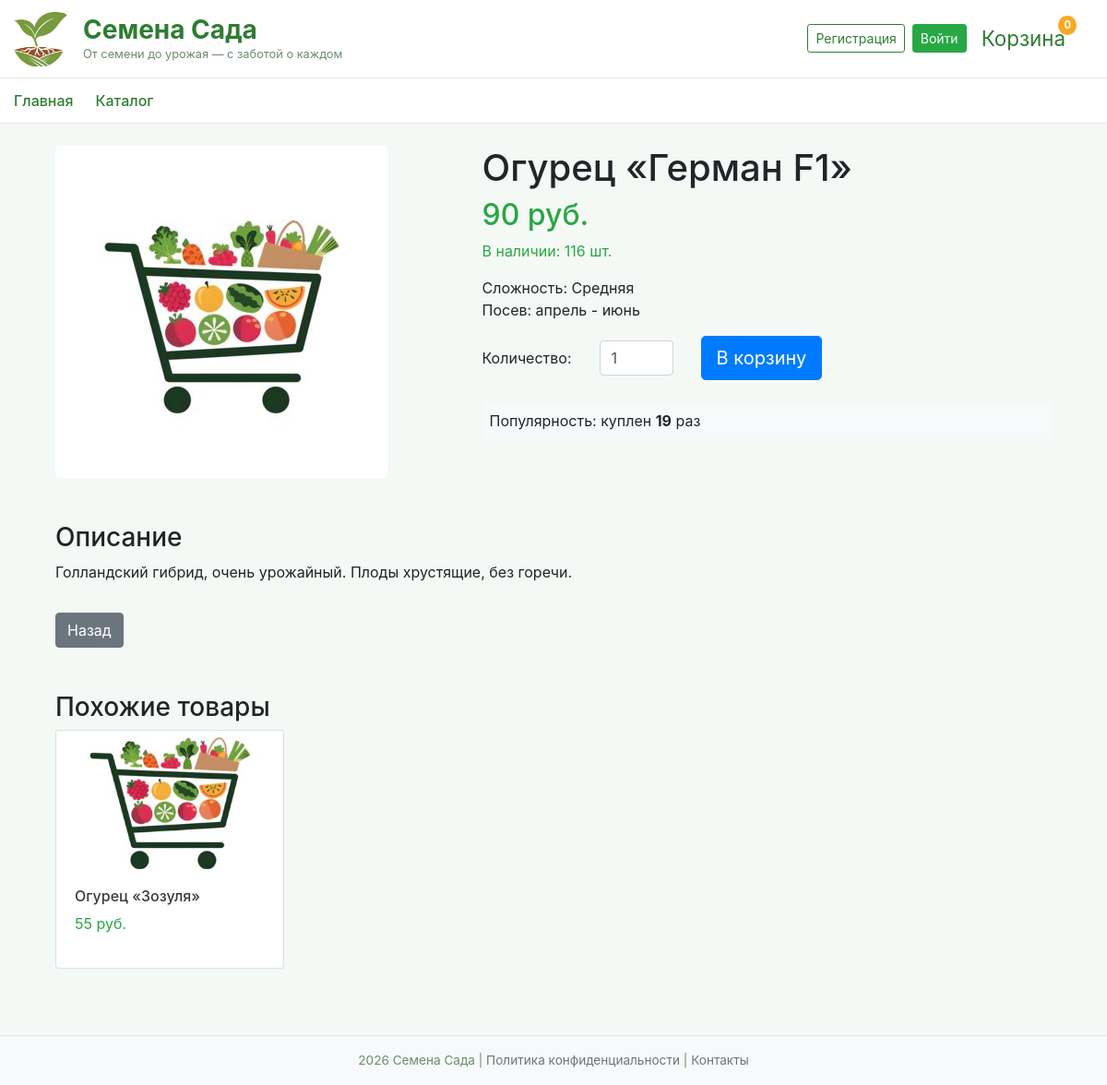
Page /product/6 on the earlier database version.
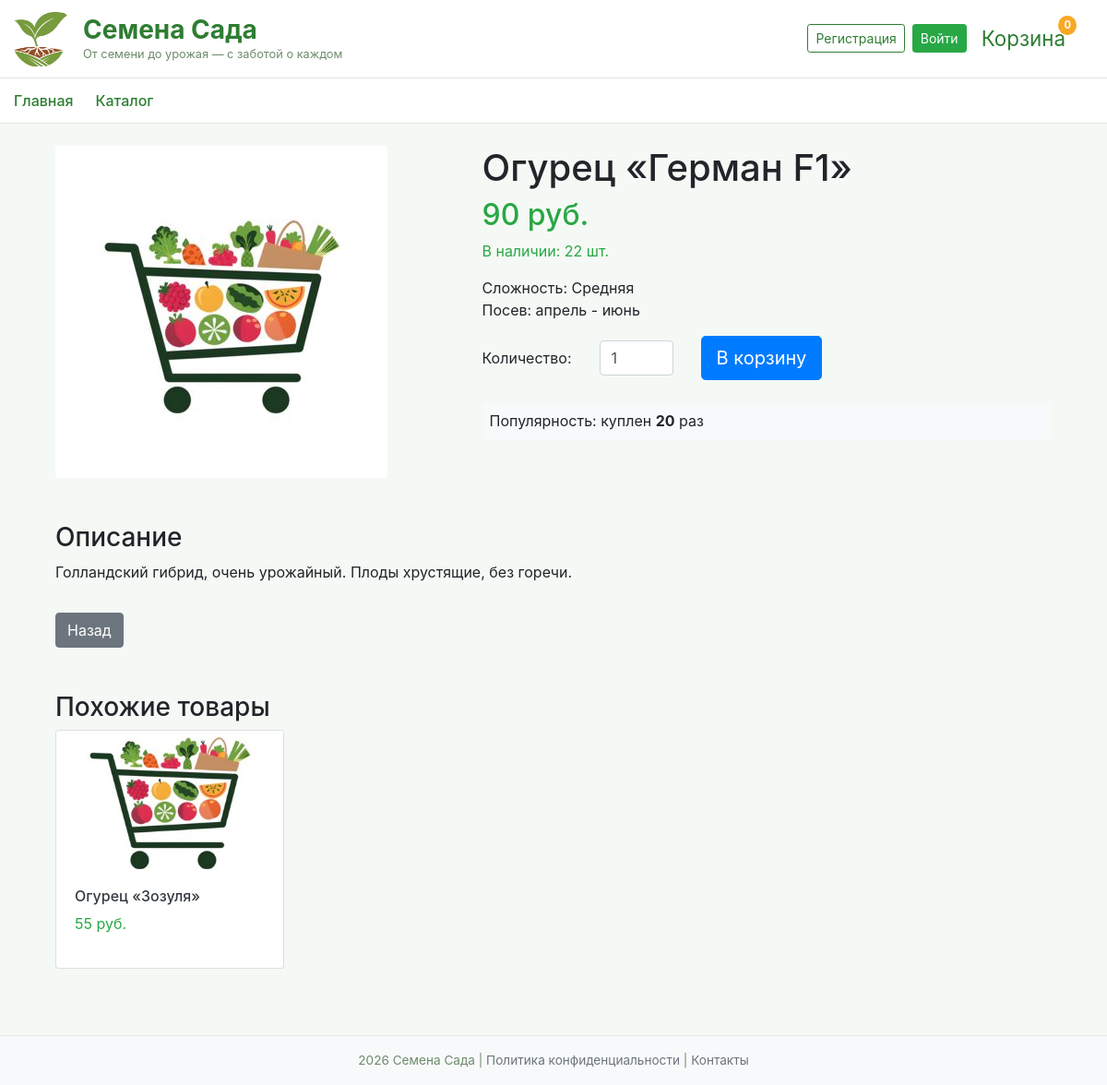
Same page on the later database version.
### data/products.py (models this page shows)
class Product(SqlAlchemyBase, SerializerMixin):
    __tablename__ = 'products'
    serialize_only = ('id', 'name', 'category_id', 'category.name', 'price', 'stock',
                      'image_path', 'description', 'sowing_month_start', 'sowing_month_end',
                      'difficulty', 'modified_date', 'order_items')
    id = sqlalchemy.Column(sqlalchemy.Integer, primary_key=True, autoincrement=True)
    name = sqlalchemy.Column(sqlalchemy.String)
    category_id = sqlalchemy.Column(sqlalchemy.Integer, sqlalchemy.ForeignKey('categories.id'))
    price = sqlalchemy.Column(sqlalchemy.Integer)
    stock = sqlalchemy.Column(sqlalchemy.Integer)
    image_path = sqlalchemy.Column(sqlalchemy.String)
    description = sqlalchemy.Column(sqlalchemy.String)
    sowing_month_start = sqlalchemy.Column(sqlalchemy.Integer)
    sowing_month_end = sqlalchemy.Column(sqlalchemy.Integer)
    difficulty = sqlalchemy.Column(sqlalchemy.String)
    modified_date = sqlalchemy.Column(sqlalchemy.DateTime, default=datetime.datetime.now)
    order_items = orm.relationship("OrderItem", back_populates='product')
    category = orm.relationship("Category")

### main.py (the view)
@app.route('/product/<int:product_id>')
def product_card(product_id):
    with create_session() as db_sess:
        product = db_sess.get(Product, product_id)
        popularity_count = db_sess.query(OrderItem).filter(OrderItem.product_id == product.id).count()
        similar_products = db_sess.query(Product).filter(
            Product.category_id == product.category_id,
            Product.id != product.id).limit(4).all()
    return render_template('product_card.html', title='Карточка товара',
                           product=product, popularity_count=popularity_count, similar_products=similar_products)

### data/db_session.py (called while the page is built)
def create_session() -> Session:
    global __factory
    return __factory()

### main.py (called while the page is built)
@app.context_processor
def cart_count():
    cart = session.get('cart', {})
    count = sum(cart.values())
    return dict(cart_count=count)

### templates/product_card.html (shortened to what this page needs)
{% extends "base.html" %} {% block content %}
<div class="container mt-4">
  <div class="row">
    <div class="col-md-5">
      <img
        src="/{{ product.image_path }}"
        class="img-fluid rounded"
        alt="{{ product.name }}"
      />
    </div>
    <div class="col-md-7">
      <h1>{{ product.name }}</h1>
      <h2 class="text-success">{{ product.price }} руб.</h2>
      {% if product.stock > 0 %}
      <p class="text-success">В наличии: {{ product.stock }} шт.</p>
      {% else %}
      <p class="text-danger">Нет в наличии</p>
      {% endif %}
      <ul class="list-unstyled">
        <li>
          Сложность: {% if product.difficulty == 'easy' %}Лёгкая {% elif
          product.difficulty == 'medium' %}Средняя {% else %}Сложная{% endif %}
        </li>
        <li>
          {% set months = ['январь', 'февраль', 'март', 'апрель', 'май', 'июнь',
          'июль', 'август', 'сентябрь', 'октябрь', 'ноябрь', 'декабрь'] %}
          Посев: {% if product.sowing_month_start and product.sowing_month_end
          %} {{ months[product.sowing_month_start - 1] }} - {{
          months[product.sowing_month_end - 1] }} {% else %} Информация
          отсутствует {% endif %}
        </li>
      </ul>
      <form method="POST" action="/cart/add/{{ product.id }}" class="mt-3">
        <div class="row g-2 align-items-center">
          <div class="col-auto">
            <label for="quantity" class="col-form-label">Количество:</label>
          </div>
          <div class="col-auto">
            <input
              type="number"
              name="quantity"
              id="quantity"
              value="1"
              min="1"
              max="{{ product.stock }}"
              class="form-control"
              style="width: 80px"
            />
          </div>
          <div class="col-auto">
            <button type="submit" class="btn btn-primary btn-lg">
              В корзину
            </button>
          </div>
        </div>
      </form>
      <div class="mt-4 p-2 bg-light rounded">
        Популярность: куплен <strong>{{ popularity_count }}</strong> раз
      </div>
    </div>
  </div>
  <div class="row mt-5">
    <div class="col-12">
      <h3>Описание</h3>
      <p>{{ product.description }}</p>
    </div>
  </div>
  {% set back_url = request.args.get('next', request.referrer or '/catalog') %}
  <a href="{{ back_url }}" class="btn btn-secondary mt-3">Назад </a>
  {% if similar_products %}
  <div class="row mt-5">
    <div class="col-12">
      <h3>Похожие товары</h3>
    </div>
    {% for similar in similar_products %}
    <div class="col-md-3 col-sm-6 mb-4">
      <div class="card h-100">
        <a href="/product/{{ similar.id }}?next={{ request.url | urlencode }}">
          <img
            src="/{{ similar.image_path }}"
            class="card-img-top"
            alt="{{ similar.name }}"
            style="height: 150px; object-fit: cover"
          />
        </a>
        <div class="card-body">
          <a
            href="/product/{{ similar.id }}?next={{ request.url | urlencode }}"
            class="text-decoration-none text-dark"
          >
            <h6>{{ similar.name }}</h6>
          </a>
          <p class="text-success">{{ similar.price }} руб.</p>
        </div>
      </div>
    </div>
    {% endfor %}
  </div>
  {% endif %}
</div>
{% endblock %}

Differences in the rows shown:
changed Product "Огурец «Герман F1»": stock "116" → "22"
Other differences:
{{ popularity_count }}: "19" → "20"
